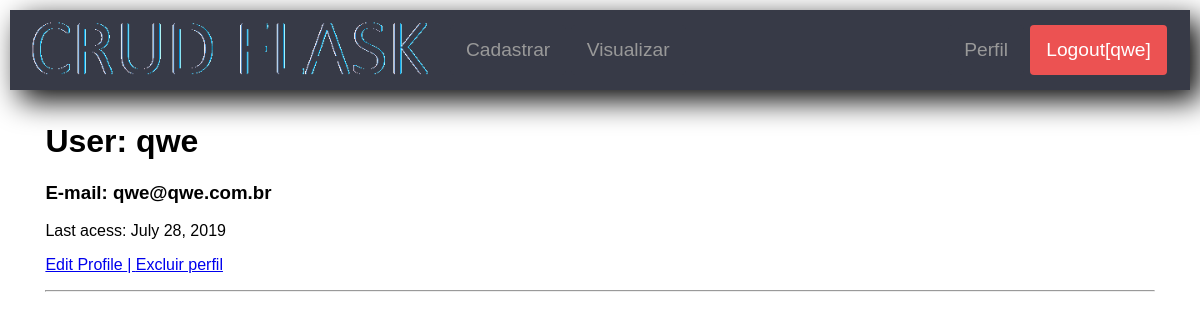
Before: /user/qwe (signed in) with the older database file.
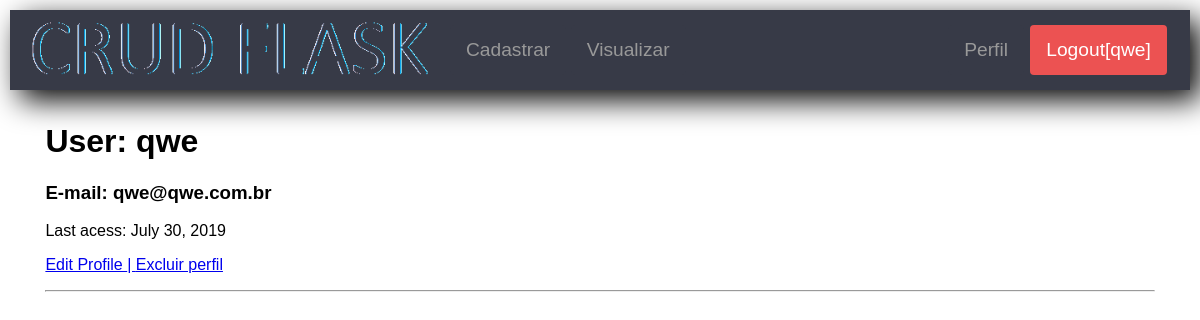
After: the same page with the newer database file.
### app/models.py (models this page shows, shortened)
class User(UserMixin, db.Model):
    id = db.Column(db.Integer, primary_key=True)
    username = db.Column(db.String(64), index=True, unique=True)
    email = db.Column(db.String(120), index=True, unique=True)
    password_hash = db.Column(db.String(128))
    last_seen = db.Column(db.DateTime, default=datetime.utcnow)
    permissions = db.Column(db.String(3))
    status = db.Column(db.String(10))
    cosia = db.relationship('Coisa', backref='QualquerCoisa', lazy='dynamic')

### app/routes.py (the view)
@app.route('/user/<username>')
@login_required
def user(username):
    user = User.query.filter_by(username=username).first_or_404()
    return render_template('user.html', user=user)

### app/models.py (called while the page is built)
@login.user_loader
def load_user(id):
    return User.query.get(int(id))

### app/routes.py (called while the page is built)
@app.before_request
def before_request():
    if current_user.is_authenticated:
        current_user.last_seen = datetime.utcnow()
        db.session.commit()
    g.locale = str(get_locale())

### app/templates/user.html
{% extends "index.html" %}
{% block content %}
    <h1>{{_('User')}}: {{ user.username }}</h1>
    <h3>E-mail: {{ user.email }}</h3>
    {% if user == current_user %}
    {% if user.last_seen %}
    <p>{{_('Last acess')}}: {{ moment(current_user.last_seen).format('LL') }}</p>
    {% endif %}
    <p><a href="{{ url_for('edit_profile') }}">{{_('Edit Profile')}} </a>
    <a href="{{ url_for('delete_myuser', myuser=current_user.username) }}">| {{_('Excluir perfil')}}</a></p>
    {% endif %}
    <hr>
{% endblock %}

### app/templates/index.html (shortened to what this page needs)
<!DOCTYPE html>
<html lang="pt-br">
<head>
        <link href="https://maxcdn.bootstrapcdn.com/font-awesome/4.7.0/css/font-awesome.min.css" rel="stylesheet">
    <link rel="stylesheet" href="{{ url_for('static', filename='css/crf.css')}}">
</head>
<body>
    <header class="cabecalho">
        <div class="logo">
            <a href="{{ url_for('index')}}">
                <img src="{{url_for('static', filename='img/TESTE_logo.png')}}" alt="Logo" />
            </a>
        </div>
        {% if current_user.is_anonymous %}
            <aside class="lateral">
                <a href="{{ url_for('login') }}" class="btn-blue">Fazer login</a>
                <a href="{{ url_for('register') }}" class="botao btn-red">Cadastrar-se</a>
            </aside>
        {% elif current_user.permissions == 'create_read' or 'update' or 'crud' %}
        <nav class="menu">
            <ul>
                <li>
                    <a href="{{ url_for('create') }}" class="btn">Cadastrar</a>
                    <a href="{{ url_for('read') }}" class="btn">Visualizar</a>
                </li>
            </ul>
        </nav>
        {% endif %}
        {% if not current_user.is_anonymous %}
        <aside class="lateral">
            <a href="{{ url_for('user', username=current_user.username) }}" class="btn">Perfil</a>
            <a href="{{ url_for('logout') }}" class="btn-red botao">{{ _('Logout')}}[{{(current_user.username)}}]</a>
        </aside>
        {% endif %}
    </header>
    <div class="centro">
        {% block content %}{% endblock %}
    </div>
</body>
</html>

Changed rows visible on the page:
changed User "qwe": last_seen "July 28, 2019" → "July 30, 2019"
